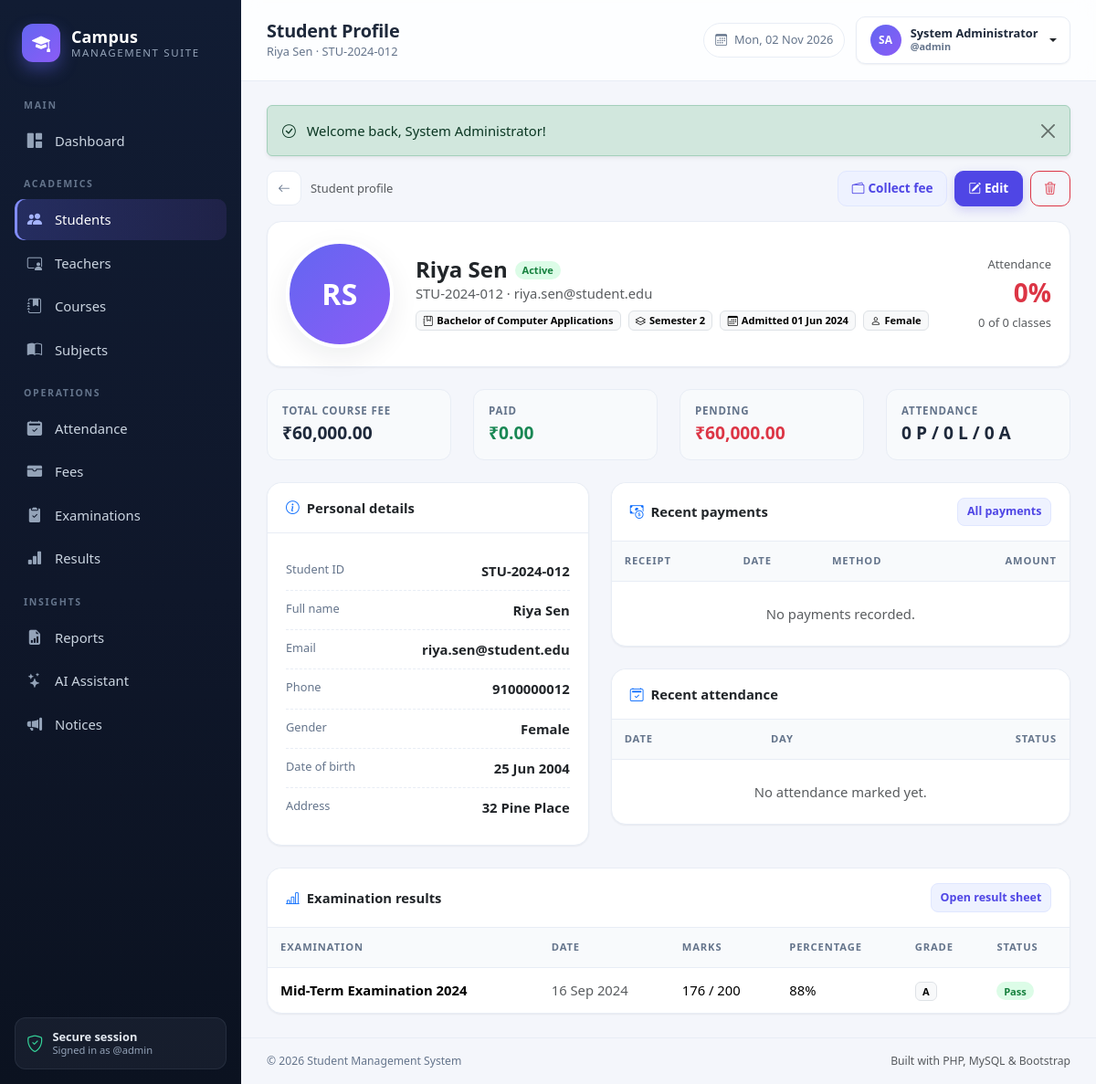
The page /admin/students/view.php?id=12 (signed in) on the database its author committed.
### tables this page shows
CREATE TABLE students (
    id INT UNSIGNED AUTO_INCREMENT PRIMARY KEY,
    student_id VARCHAR(30) NOT NULL UNIQUE,
    full_name VARCHAR(120) NOT NULL,
    email VARCHAR(120) NOT NULL UNIQUE,
    phone VARCHAR(20) DEFAULT NULL,
    gender ENUM('Male','Female','Other') DEFAULT NULL,
    dob DATE DEFAULT NULL,
    address VARCHAR(255) DEFAULT NULL,
    course_id INT UNSIGNED NOT NULL,
    semester TINYINT UNSIGNED NOT NULL DEFAULT 1,
    admission_date DATE NOT NULL,
    photo VARCHAR(255) DEFAULT NULL,
    status ENUM('Active','Inactive','Graduated') NOT NULL DEFAULT 'Active',
    created_at TIMESTAMP DEFAULT CURRENT_TIMESTAMP,
    CONSTRAINT fk_students_course FOREIGN KEY (course_id) REFERENCES courses(id) ON DELETE RESTRICT
);

CREATE TABLE courses (
    id INT UNSIGNED AUTO_INCREMENT PRIMARY KEY,
    code VARCHAR(20) NOT NULL UNIQUE,
    name VARCHAR(120) NOT NULL,
    duration_years TINYINT UNSIGNED NOT NULL DEFAULT 3,
    total_fee DECIMAL(10,2) NOT NULL DEFAULT 0,
    description TEXT DEFAULT NULL,
    created_at TIMESTAMP DEFAULT CURRENT_TIMESTAMP
);

CREATE TABLE examinations (
    id INT UNSIGNED AUTO_INCREMENT PRIMARY KEY,
    name VARCHAR(120) NOT NULL,
    course_id INT UNSIGNED NOT NULL,
    semester TINYINT UNSIGNED NOT NULL,
    exam_date DATE NOT NULL,
    created_at TIMESTAMP DEFAULT CURRENT_TIMESTAMP,
    CONSTRAINT fk_exam_course FOREIGN KEY (course_id) REFERENCES courses(id) ON DELETE CASCADE
);

### config/database.php (called while the page is built, shortened)
<?php
function db(): PDO
{
    static $pdo = null;
    if ($pdo instanceof PDO) {
        return $pdo;
    }
    $dsn = 'mysql:host=' . DB_HOST . ';dbname=' . DB_NAME . ';charset=' . DB_CHARSET;
    try {
        $pdo = new PDO($dsn, DB_USER, DB_PASS, [
            PDO::ATTR_ERRMODE            => PDO::ERRMODE_EXCEPTION,
            PDO::ATTR_DEFAULT_FETCH_MODE => PDO::FETCH_ASSOC,
            PDO::ATTR_EMULATE_PREPARES   => false,
        ]);
    } catch (PDOException $e) {
        http_response_code(500);
        $message = APP_DEBUG ? $e->getMessage() : 'Unable to connect to the database.';
        echo '<!DOCTYPE html><html><head><meta charset="utf-8"><title>Database Error</title>'
            . '<link href="https://cdn.jsdelivr.net/npm/bootstrap@5.3.3/dist/css/bootstrap.min.css" rel="stylesheet"></head>'
            . '<body class="bg-light"><div class="container py-5"><div class="alert alert-danger shadow-sm">'
            . '<h4 class="alert-heading">Database connection failed</h4>'
            . '<p class="mb-2">' . htmlspecialchars($message) . '</p>'
            . '<hr><p class="mb-0 small">Make sure MySQL is running in XAMPP and that '
            . '<code>database/student_management.sql</code> has been imported.</p>'
            . '</div></div></body></html>';
        exit;
    }
    return $pdo;
}

### admin/students/view.php (the view, shortened to what this page needs)
<?php
$id = query_int('id');
$stmt = db()->prepare(
    'SELECT s.*, c.name AS course_name, c.code AS course_code, c.duration_years
     FROM students s JOIN courses c ON c.id = s.course_id
     WHERE s.id = ?'
);
$stmt->execute([$id]);
$student = $stmt->fetch();
$attendance = attendance_summary((int) $student['id']);
$fees       = student_fee_summary((int) $student['id'], (int) $student['course_id']);
$stmt = db()->prepare(
    'SELECT f.* FROM fees f WHERE f.student_id = ? ORDER BY f.payment_date DESC, f.id DESC LIMIT 5'
);
$stmt->execute([$student['id']]);
$payments = $stmt->fetchAll();
$stmt = db()->prepare(
    'SELECT * FROM attendance WHERE student_id = ? ORDER BY attendance_date DESC LIMIT 7'
);
$stmt->execute([$student['id']]);
$attendanceRows = $stmt->fetchAll();
$stmt = db()->prepare(
    "SELECT e.id AS exam_id, e.name AS exam_name, e.exam_date,
            SUM(r.marks_obtained) AS obtained, SUM(r.max_marks) AS max_marks
     FROM results r
     JOIN examinations e ON e.id = r.examination_id
     WHERE r.student_id = ?
     GROUP BY e.id, e.name, e.exam_date
     ORDER BY e.exam_date DESC"
);
$stmt->execute([$student['id']]);
$examResults = $stmt->fetchAll();
require dirname(__DIR__, 2) . '/includes/header.php';
?>
<div class="toolbar">
    <a class="btn btn-icon" href="<?= e(url('admin/students/index.php')) ?>" title="Back"><i class="bi bi-arrow-left"></i></a>
    <span class="text-muted small">Student profile</span>
    <div class="ms-auto d-flex gap-2">
        <a class="btn btn-soft" href="<?= e(url('admin/fees/index.php?student_id=' . $student['id'])) ?>">
            <i class="bi bi-wallet2 me-1"></i>Collect fee
        </a>
        <a class="btn btn-primary" href="<?= e(url('admin/students/edit.php?id=' . $student['id'])) ?>">
            <i class="bi bi-pencil-square me-1"></i>Edit
        </a>
        <form method="post" action="<?= e(url('admin/students/delete.php')) ?>">
            <button class="btn btn-outline-danger" type="submit"
                    data-confirm="Delete <?= e($student['full_name']) ?> and all related records?">
                <i class="bi bi-trash3"></i>
            </button>
        </form>
    </div>
</div>
<div class="card mb-4">
    <div class="card-body">
        <div class="d-flex flex-column flex-md-row align-items-md-center gap-4">
            <?php if ($student['photo']): ?>
                <img class="avatar avatar-xl" src="<?= e(url($student['photo'])) ?>" alt="<?= e($student['full_name']) ?>">
            <?php else: ?>
                <span class="avatar avatar-xl"><?= e(initials($student['full_name'])) ?></span>
            <?php endif; ?>
            <div class="flex-grow-1">
                <div class="d-flex align-items-center gap-2 flex-wrap">
                    <h2 class="h4 mb-0 fw-bold"><?= e($student['full_name']) ?></h2>
                    <?= status_badge($student['status']) ?>
                </div>
                <p class="text-muted mb-2"><?= e($student['student_id']) ?> &middot; <?= e($student['email']) ?></p>
                <div class="d-flex flex-wrap gap-2">
                    <span class="badge text-bg-light border"><i class="bi bi-journal-bookmark me-1"></i><?= e($student['course_name']) ?></span>
                    <span class="badge text-bg-light border"><i class="bi bi-layers me-1"></i>Semester <?= (int) $student['semester'] ?></span>
                    <span class="badge text-bg-light border"><i class="bi bi-calendar3 me-1"></i>Admitted <?= format_date($student['admission_date']) ?></span>
                    <?php if ($student['gender']): ?>
                        <span class="badge text-bg-light border"><i class="bi bi-person me-1"></i><?= e($student['gender']) ?></span>
                    <?php endif; ?>
                </div>
            </div>
            <div class="text-md-end">
                <div class="text-muted small">Attendance</div>
                <div class="fs-3 fw-bold <?= $attendance['percentage'] >= 75 ? 'text-success' : 'text-danger' ?>">
                    <?= $attendance['percentage'] ?>%
                </div>
                <small class="text-muted"><?= $attendance['present'] + $attendance['late'] ?> of <?= $attendance['total'] ?> classes</small>
            </div>
        </div>
    </div>
</div>
<div class="row g-4 mb-4">
    <div class="col-sm-6 col-xl-3">
        <div class="mini-stat">
            <div class="label">Total course fee</div>
            <div class="value"><?= money($fees['total']) ?></div>
        </div>
    </div>
    <div class="col-sm-6 col-xl-3">
        <div class="mini-stat">
            <div class="label">Paid</div>
            <div class="value text-success"><?= money($fees['paid']) ?></div>
        </div>
    </div>
    <div class="col-sm-6 col-xl-3">
        <div class="mini-stat">
            <div class="label">Pending</div>
            <div class="value text-danger"><?= money($fees['pending']) ?></div>
        </div>
    </div>
    <div class="col-sm-6 col-xl-3">
        <div class="mini-stat">
            <div class="label">Attendance</div>
            <div class="value"><?= $attendance['present'] ?> P / <?= $attendance['late'] ?> L / <?= $attendance['absent'] ?> A</div>
        </div>
    </div>
</div>
<div class="row g-4">
    <div class="col-lg-5">
        <div class="card h-100">
            <div class="card-header"><i class="bi bi-info-circle me-2 text-primary"></i>Personal details</div>
            <div class="card-body">
                <ul class="info-list">
                    <li><span class="label">Student ID</span><span class="value"><?= e($student['student_id']) ?></span></li>
                    <li><span class="label">Full name</span><span class="value"><?= e($student['full_name']) ?></span></li>
                    <li><span class="label">Email</span><span class="value"><?= e($student['email']) ?></span></li>
                    <li><span class="label">Phone</span><span class="value"><?= e($student['phone'] ?: '—') ?></span></li>
                    <li><span class="label">Gender</span><span class="value"><?= e($student['gender'] ?: '—') ?></span></li>
                    <li><span class="label">Date of birth</span><span class="value"><?= format_date($student['dob']) ?></span></li>
                    <li><span class="label">Address</span><span class="value"><?= e($student['address'] ?: '—') ?></span></li>
                </ul>
            </div>
        </div>
    </div>
    <div class="col-lg-7">
        <div class="card mb-4">
            <div class="card-header d-flex justify-content-between align-items-center">
                <span><i class="bi bi-cash-coin me-2 text-primary"></i>Recent payments</span>
                <a class="btn btn-sm btn-soft" href="<?= e(url('admin/fees/index.php?student_id=' . $student['id'])) ?>">All payments</a>
            </div>
            <div class="table-responsive">
                <table class="table mb-0 align-middle">
                    <thead><tr><th>Receipt</th><th>Date</th><th>Method</th><th class="text-end">Amount</th></tr></thead>
                    <tbody>
                        <?php if (!$payments): ?>
                            <tr><td colspan="4" class="text-center text-muted py-4">No payments recorded.</td></tr>
                        <?php endif; ?>
                    </tbody>
                </table>
            </div>
        </div>
        <div class="card">
            <div class="card-header"><i class="bi bi-calendar2-check me-2 text-primary"></i>Recent attendance</div>
            <div class="table-responsive">
                <table class="table mb-0 align-middle">
                    <thead><tr><th>Date</th><th>Day</th><th class="text-end">Status</th></tr></thead>
                    <tbody>
                        <?php if (!$attendanceRows): ?>
                            <tr><td colspan="3" class="text-center text-muted py-4">No attendance marked yet.</td></tr>
                        <?php endif; ?>
                    </tbody>
                </table>
            </div>
        </div>
    </div>
</div>
<div class="card mt-4">
    <div class="card-header d-flex justify-content-between align-items-center">
        <span><i class="bi bi-bar-chart-line me-2 text-primary"></i>Examination results</span>
        <a class="btn btn-sm btn-soft" href="<?= e(url('admin/examinations/results.php?student_id=' . $student['id'])) ?>">Open result sheet</a>
    </div>
    <div class="table-responsive">
        <table class="table mb-0 align-middle">
            <thead><tr><th>Examination</th><th>Date</th><th>Marks</th><th>Percentage</th><th>Grade</th><th>Status</th></tr></thead>
            <tbody>
                <?php foreach ($examResults as $result): ?>
                    <?php
                    $pct = (float) $result['max_marks'] > 0 ? round((float) $result['obtained'] / (float) $result['max_marks'] * 100, 1) : 0;
                    $pass = $pct >= 40;
                    ?>
                    <tr>
                        <td class="fw-semibold"><?= e($result['exam_name']) ?></td>
                        <td class="text-muted"><?= format_date($result['exam_date']) ?></td>
                        <td><?= (float) $result['obtained'] ?> / <?= (float) $result['max_marks'] ?></td>
                        <td><?= $pct ?>%</td>
                        <td><span class="badge text-bg-light border"><?= calculate_grade($pct) ?></span></td>
                        <td><?= status_badge($pass ? 'Pass' : 'Fail') ?></td>
                    </tr>
                <?php endforeach; ?>
            </tbody>
        </table>
    </div>
</div>
<?php require dirname(__DIR__, 2) . '/includes/footer.php'; ?>

### includes/functions.php (shortened to what this page needs)
<?php
function e($value): string
{
    return htmlspecialchars((string) $value, ENT_QUOTES | ENT_SUBSTITUTE, 'UTF-8');
}
function url(string $path = ''): string
{
    return BASE_URL . '/' . ltrim($path, '/');
}
function money($amount): string
{
    return CURRENCY . number_format((float) $amount, 2);
}
function format_date(?string $date, string $format = 'd M Y'): string
{
    $ts = strtotime($date);
    return $ts ? date($format, $ts) : '—';
}
function initials(string $name): string
{
    $parts = preg_split('/\s+/', trim($name)) ?: [];
    $out = '';
    foreach (array_slice($parts, 0, 2) as $part) {
        $out .= strtoupper(substr($part, 0, 1));
    }
    return $out !== '' ? $out : '?';
}
function calculate_grade(float $percentage): string
{
    return match (true) {
        $percentage >= 90 => 'A+',
        $percentage >= 80 => 'A',
        $percentage >= 70 => 'B+',
        $percentage >= 60 => 'B',
        $percentage >= 50 => 'C',
        $percentage >= 40 => 'D',
        default           => 'F',
    };
}
function status_badge(string $status): string
{
    $map = [
        'Active'    => 'success',
        'Inactive'  => 'secondary',
        'Graduated' => 'info',
        'Present'   => 'success',
        'Absent'    => 'danger',
        'Late'      => 'warning',
        'Paid'      => 'success',
        'Pending'   => 'danger',
        'Pass'      => 'success',
        'Fail'      => 'danger',
    ];
    $class = $map[$status] ?? 'secondary';
    return '<span class="badge text-bg-' . $class . ' badge-soft">' . e($status) . '</span>';
}
function get_courses(): array
{
    static $courses = null;
    if ($courses === null) {
        $courses = db()->query('SELECT * FROM courses ORDER BY name')->fetchAll();
    }
    return $courses;
}
function course_fee(?int $id): float
{
    foreach (get_courses() as $course) {
        if ((int) $course['id'] === (int) $id) {
            return (float) $course['total_fee'];
        }
    }
    return 0.0;
}
function attendance_summary(int $studentId): array
{
    $stmt = db()->prepare(
        'SELECT
            COUNT(*) AS total,
            SUM(status = "Present") AS present,
            SUM(status = "Late")    AS late,
            SUM(status = "Absent")  AS absent
         FROM attendance WHERE student_id = ?'
    );
    $stmt->execute([$studentId]);
    $row = $stmt->fetch() ?: ['total' => 0, 'present' => 0, 'late' => 0, 'absent' => 0];
    $total = (int) $row['total'];
    $attended = (int) $row['present'] + (int) $row['late'];
    return [
        'total'      => $total,
        'present'    => (int) $row['present'],
        'late'       => (int) $row['late'],
        'absent'     => (int) $row['absent'],
        'percentage' => $total > 0 ? round($attended / $total * 100, 1) : 0.0,
    ];
}
function student_fee_summary(int $studentId, int $courseId): array
{
    $stmt = db()->prepare('SELECT COALESCE(SUM(amount),0) FROM fees WHERE student_id = ?');
    $stmt->execute([$studentId]);
    $paid = (float) $stmt->fetchColumn();
    $total = course_fee($courseId);
    $pending = max(0, $total - $paid);
    return [
        'total'   => $total,
        'paid'    => $paid,
        'pending' => $pending,
        'percent' => $total > 0 ? min(100, round($paid / $total * 100, 1)) : 0.0,
    ];
}

### rows shown on the page
students: full_name "RS", full_name "Riya Sen", status "Active", student "STU-2024-012", email "riya.sen@student.edu", course.name "Bachelor of Computer Applications", semester "2", admission_date "01 Jun 2024", gender "Female", phone "9100000012", dob "25 Jun 2004", address "32 Pine Place"
examinations: name "Mid-Term Examination 2024", exam_date "16 Sep 2024", obtained "176", max_marks "200", pct "88", pct "A"

### other values the page prints
$group "MAIN"
$item['label'] "Dashboard"
$group "ACADEMICS"
$item['label'] "Students"
$item['label'] "Teachers"
$item['label'] "Courses"
$item['label'] "Subjects"
$group "OPERATIONS"
$item['label'] "Attendance"
$item['label'] "Fees"
$item['label'] "Examinations"
$item['label'] "Results"
$group "INSIGHTS"
$item['label'] "Reports"
$item['label'] "AI Assistant"
